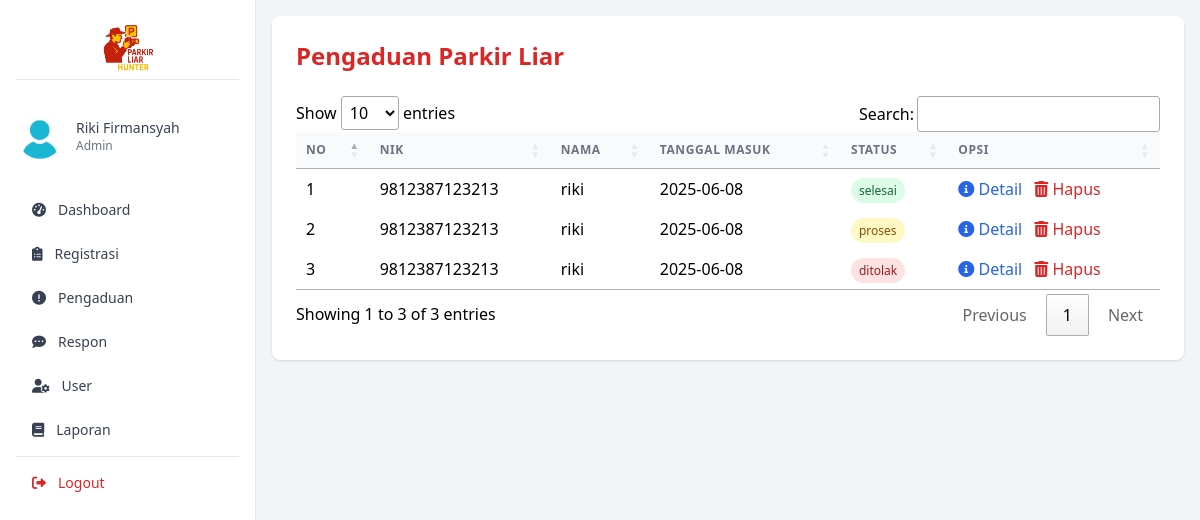
The page /parkir_liar_hunter/admin/index.php?p=pengaduan (signed in) on the database its author committed.
### tables this page shows
CREATE TABLE `pengaduan` (
  `id_pengaduan` int(5) NOT NULL,
  `tgl_pengaduan` varchar(20) DEFAULT NULL,
  `nik` varchar(16) DEFAULT NULL,
  `isi_laporan` text DEFAULT NULL,
  `foto` varchar(255) DEFAULT NULL,
  `lokasi` varchar(100) DEFAULT NULL,
  `status` enum('proses','ditolak','selesai') DEFAULT NULL
);

CREATE TABLE `masyarakat` (
  `nik` varchar(16) NOT NULL,
  `nama` varchar(35) DEFAULT NULL,
  `username` varchar(25) DEFAULT NULL,
  `password` varchar(255) DEFAULT NULL,
  `telp` varchar(13) DEFAULT NULL
);

### parkir_liar_hunter/admin/pengaduan.php (the view, shortened to what this page needs)
<div class="bg-white rounded-lg shadow p-6">
    <h3 class="text-2xl font-semibold text-red-600 mb-6">Pengaduan Parkir Liar</h3>
    <div class="overflow-x-auto">
        <table id="example" class="min-w-full divide-y divide-gray-200">
            <thead class="bg-gray-50">
                <tr>
                    <th class="px-6 py-3 text-left text-xs font-medium text-gray-500 uppercase tracking-wider">No</th>
                    <th class="px-6 py-3 text-left text-xs font-medium text-gray-500 uppercase tracking-wider">NIK</th>
                    <th class="px-6 py-3 text-left text-xs font-medium text-gray-500 uppercase tracking-wider">Nama</th>
                    <th class="px-6 py-3 text-left text-xs font-medium text-gray-500 uppercase tracking-wider">Tanggal Masuk</th>
                    <th class="px-6 py-3 text-left text-xs font-medium text-gray-500 uppercase tracking-wider">Status</th>
                    <th class="px-6 py-3 text-left text-xs font-medium text-gray-500 uppercase tracking-wider">Opsi</th>
                </tr>
            </thead>
            <tbody class="bg-white divide-y divide-gray-200">
                <?php
                $no = 1;
                $query = mysqli_query($koneksi, "SELECT * FROM pengaduan
                                                INNER JOIN masyarakat ON pengaduan.nik=masyarakat.nik
                                                ORDER BY pengaduan.id_pengaduan DESC");
                while ($r = mysqli_fetch_assoc($query)):
                    $statusClass = $r['status'] == 'selesai' ? 'bg-green-100 text-green-800' :
                        ($r['status'] == 'proses' ? 'bg-yellow-100 text-yellow-800' :
                        ($r['status'] == 'ditolak' ? 'bg-red-100 text-red-800' : 'bg-gray-100 text-gray-800'));
                    ?>
                    <tr>
                        <td class="px-6 py-4 whitespace-nowrap"><?= $no++; ?></td>
                        <td class="px-6 py-4 whitespace-nowrap"><?= htmlspecialchars($r['nik']); ?></td>
                        <td class="px-6 py-4 whitespace-nowrap"><?= htmlspecialchars($r['nama']); ?></td>
                        <td class="px-6 py-4 whitespace-nowrap"><?= $r['tgl_pengaduan']; ?></td>
                        <td class="px-6 py-4 whitespace-nowrap">
                            <span class="px-2 py-1 text-xs rounded-full <?= $statusClass ?>"><?= $r['status']; ?></span>
                        </td>
                        <td class="px-6 py-4 whitespace-nowrap space-x-2">
                            <button onclick="openModal('modal-<?= $r['id_pengaduan'] ?>')"
                                class="text-blue-600 hover:text-primary-900">
                                <i class="fas fa-info-circle"></i> Detail
                            </button>
                            <a href="index.php?p=pengaduan_hapus&id_pengaduan=<?= $r['id_pengaduan'] ?>"
                                onclick="return confirm('Anda Yakin Ingin Menghapus?')"
                                class="text-red-600 hover:text-red-900">
                                <i class="fas fa-trash-alt"></i> Hapus
                            </a>
                        </td>
                    </tr>
                <?php endwhile; ?>
            </tbody>
        </table>
    </div>
</div>

### parkir_liar_hunter/admin/index.php (shortened to what this page needs)
<?php
include '../conn/koneksi.php';
?>
<!DOCTYPE html>
<html lang="en">
<head>
    <script src="https://cdn.tailwindcss.com"></script>
    <link href="https://cdnjs.cloudflare.com/ajax/libs/font-awesome/6.0.0-beta3/css/all.min.css" rel="stylesheet">
    <link rel="stylesheet" type="text/css" href="https://cdn.datatables.net/1.10.19/css/jquery.dataTables.css">
</head>
<body class="bg-gray-100">
    <div class="flex h-screen">
        <div class="hidden md:flex md:flex-shrink-0">
            <div class="flex flex-col w-64 bg-white border-r border-gray-200">
                <div class="flex flex-col items-center justify-center h-16 border-b border-gray-200 m-4">
                    <img src="../img/logo3.png" alt="Logo Desa" class="h-16 object-contain">
                </div>
                <div class="flex flex-col flex-grow p-4 overflow-y-auto">
                    <div class="flex items-center mb-8">
                        <img class="w-12 h-12 rounded-full"
                            src="../img/profil.jpg"
                            alt="User avatar">
                        <div class="ml-3">
                            <p class="text-sm font-medium text-gray-700">
                                <?php echo htmlspecialchars(ucwords($_SESSION['data']['nama_petugas'])); ?>
                            </p>
                            <p class="text-xs text-gray-500">Admin</p>
                        </div>
                    </div>
                    <nav class="flex-1 space-y-2">
                        <a href="index.php?p=dashboard"
                            class="flex items-center px-4 py-2 text-sm font-medium text-gray-700 rounded-lg hover:bg-gray-200">
                            <i class="fas fa-tachometer-alt mr-3"></i>
                            Dashboard
                        </a>
                        <a href="index.php?p=registrasi"
                            class="flex items-center px-4 py-2 text-sm font-medium text-gray-700 rounded-lg hover:bg-gray-200">
                            <i class="fas fa-clipboard-list mr-3"></i>
                            Registrasi
                        </a>
                        <a href="index.php?p=pengaduan"
                            class="flex items-center px-4 py-2 text-sm font-medium text-gray-700 rounded-lg hover:bg-gray-200">
                            <i class="fas fa-exclamation-circle mr-3"></i>
                            Pengaduan
                        </a>
                        <a href="index.php?p=respon"
                            class="flex items-center px-4 py-2 text-sm font-medium text-gray-700 rounded-lg hover:bg-gray-200">
                            <i class="fas fa-comment-dots mr-3"></i>
                            Respon
                        </a>
                        <a href="index.php?p=user"
                            class="flex items-center px-4 py-2 text-sm font-medium text-gray-700 rounded-lg hover:bg-gray-200">
                            <i class="fas fa-user-cog mr-3"></i>
                            User
                        </a>
                        <a href="index.php?p=laporan"
                            class="flex items-center px-4 py-2 text-sm font-medium text-gray-700 rounded-lg hover:bg-gray-200">
                            <i class="fas fa-book mr-3"></i>
                            Laporan
                        </a>
                        <div class="border-t border-gray-200 my-2"></div>
                        <a href="../index.php?p=logout"
                            class="flex items-center px-4 py-2 text-sm font-medium text-red-600 rounded-lg hover:bg-gray-200">
                            <i class="fas fa-sign-out-alt mr-3"></i>
                            Logout
                        </a>
                    </nav>
                </div>
            </div>
        </div>
        <div class="flex flex-col flex-1 overflow-hidden">
            <main class="flex-1 overflow-x-hidden overflow-y-auto bg-gray-100 p-4">
                <?php
                $page = isset($_GET['p']) ? $_GET['p'] : 'dashboard';
                switch ($page) {
                    case 'pengaduan':
                        include_once 'pengaduan.php';
                        break;
                }
                ?>
            </main>
        </div>
    </div>
</body>
</html>

### rows shown on the page
pengaduan: masyarakat.nik "9812387123213", masyarakat.nama "riki", tgl_pengaduan "2025-06-08", status "selesai"
pengaduan: masyarakat.nik "9812387123213", masyarakat.nama "riki", tgl_pengaduan "2025-06-08", status "proses"
pengaduan: masyarakat.nik "9812387123213", masyarakat.nama "riki", tgl_pengaduan "2025-06-08", status "ditolak"

### other values the page prints
$_SESSION['data']['nama_petugas'] "Riki Firmansyah"
